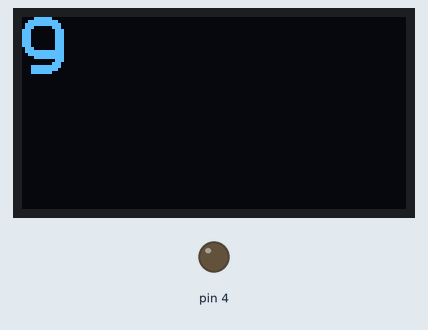
The sketch below on a simulated Arduino Uno, built with avr-gcc and run on an emulated ATmega328P. Parts: 128×64 one-colour display, output pins drawn as LEDs (lit = HIGH).

Above: at 1.1 s.
At 2.2 s:
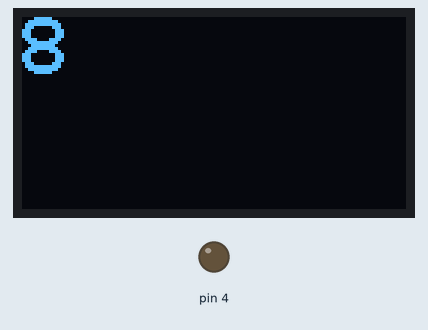
At 3.2 s:
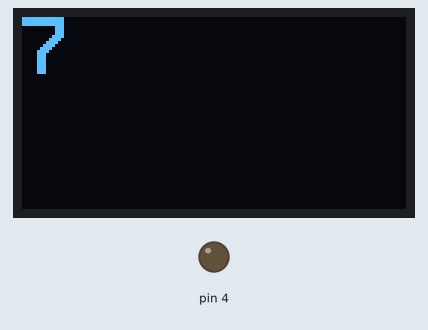
At 5.2 s:
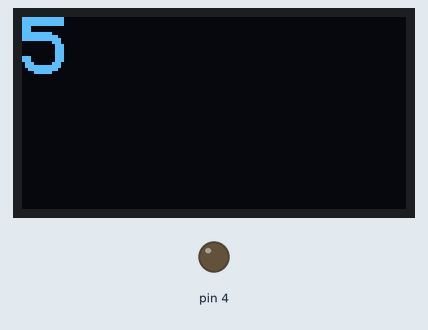
At 7.3 s:
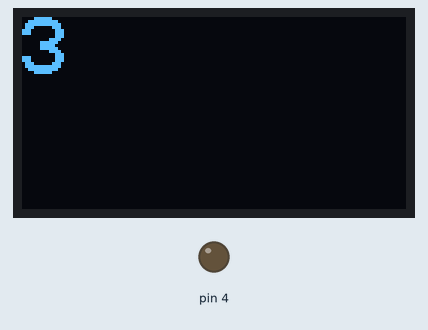
At 10.3 s:
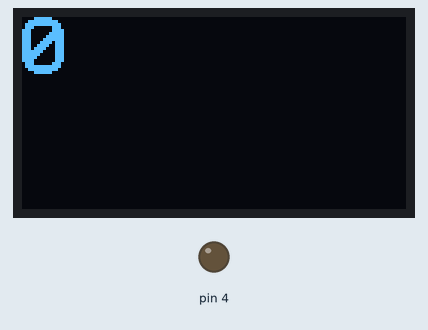

The sketch:

LabF_pt1.ino
```cpp
//Import libraries
#include <Arduino.h>
#include <U8x8lib.h>

//Creates  an  instance  of the ‘U8X8_SSD1306_128X64_NONAME_HW_I2C' class
auto display = U8X8_SSD1306_128X64_NONAME_HW_I2C(U8X8_PIN_NONE);

int n = 10;
char myCharArray[10] = {'0', '1', '2', '3', '4', '5', '6', '7', '8', '9'};

//Initialize Grove board
void setup(){
  pinMode(DD4, OUTPUT); //Sets D4(LED) pin to output

  Serial.begin(9600); //Enables serial communication
  display.begin(); //start OLED display
  display.setFlipMode(1); //set to 1 or 0, depending on orientation of board
  display.clearDisplay();
}

void loop(){
  //Set up countdown on OLED
  display.setFont(u8x8_font_profont29_2x3_r);
  display.setCursor(0, 0);

  if(n >= 0){
    display.print(myCharArray[n]);
    n = n - 1;
  }else{ //start again
    //do nothing
  }

  delay(1000); //pause between screen updates
}
```

Measured:
- what the display in image 0 shows lasts 1.0 s, from 1.1 s to 2.1 s
